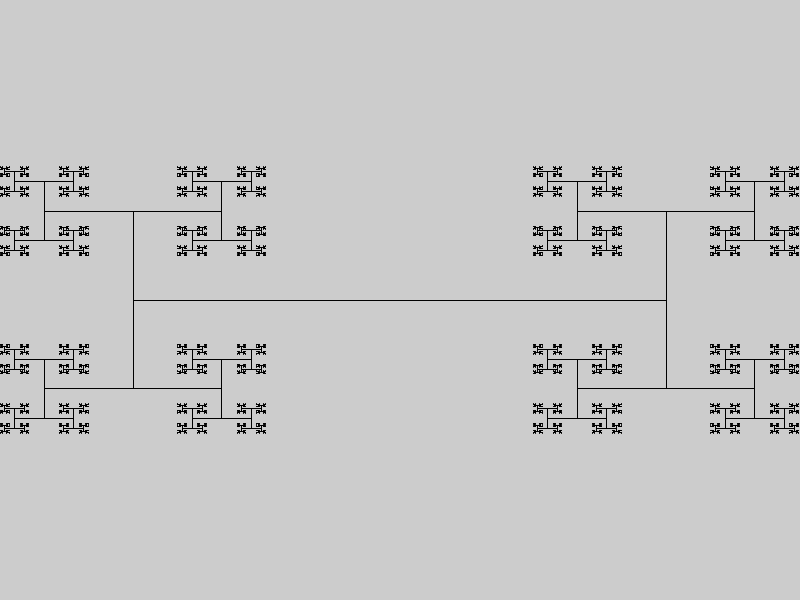
Frame 1 (no input)
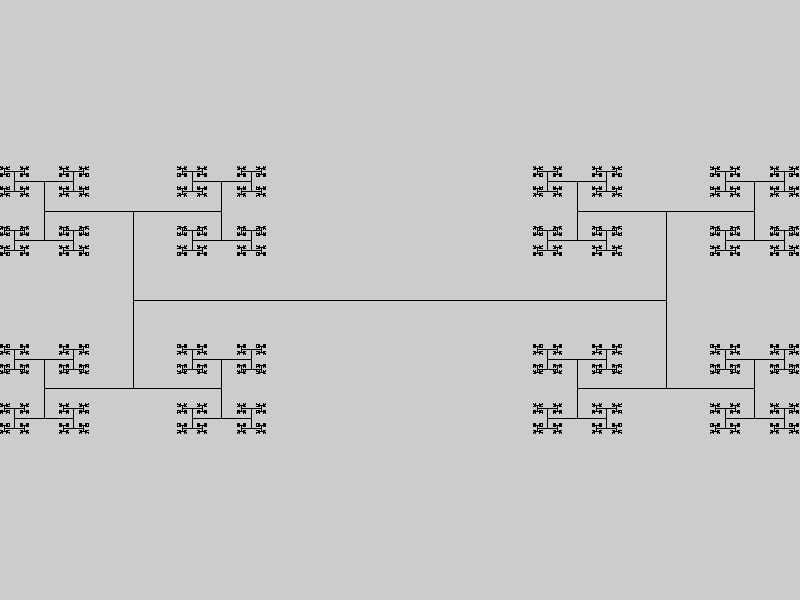
Frame 60 (the mouse pressed at the canvas centre just before this capture)
Frame 120 (the mouse held since frame 60 and released just before this capture): identical to frame 60, image omitted

The Processing sketch that drew these frames (run headless with seeded random() and noise(); from frame 60 on, the mouse is pressed at the canvas centre):

// Processing sketch: sketch_030_cantor
// ── sketch_030_cantor.pde
void setup() {
  size(800, 600);
}

void draw() {
  drawLine(width/6, 2 * width / 3, 300);
}

void drawLine(float x, float len, float h) {
  if(len < 2) return;
  float y = x + len;
  line(x, h, y, h);
  
  float h1 = h - len/6f;
  float h2 = h + len/6f;
  line(x, h1, x, h2);
  line(y, h1, y, h2);
  
  drawLine(x - len/6f, len/3f, h1);
  drawLine(x - len/6f, len/3f, h2);
  drawLine(y - len/6f, len/3f, h1);
  drawLine(y - len/6f, len/3f, h2);
}
